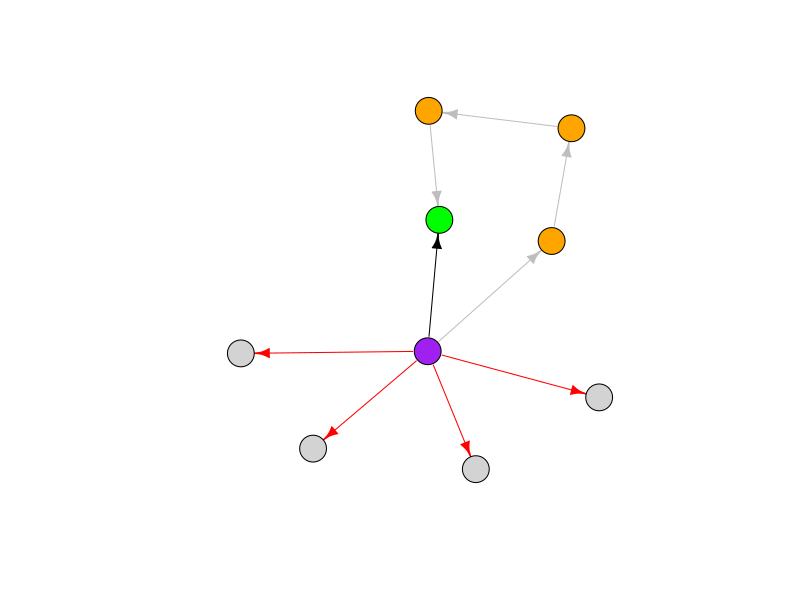

The R script that drew this image:
library(igraph)

set.seed(15)

el = as.matrix(data.frame(
  from=c("initial","initial", "t1","t2","t3", rep("initial",4)), 
  to=c("desired", "t1", "t2", "t3", "desired","o1","o2","o3","o4")))

g = graph_from_edgelist(el)
E(g)$type =c('direct',rep('shortcut',4),rep('brute-force',4))

l = layout_nicely(g)
l[2,1] = 0.5

pdf(file='g_illustration.pdf',width=5,height=5)
plot(g,
     layout=l,
     vertex.label=NA,
     edge.arrow.size=0.75,
     edge.color=ifelse(E(g)$type=='direct','black',ifelse(E(g)$type=='shortcut','gray','red')),
     vertex.color=ifelse(V(g)$name=='initial','purple',
                         ifelse(V(g)$name=='desired','green',
                                ifelse(grepl("^t",V(g)$name),'orange','lightgray'))),
     edge.color='black')
dev.off()